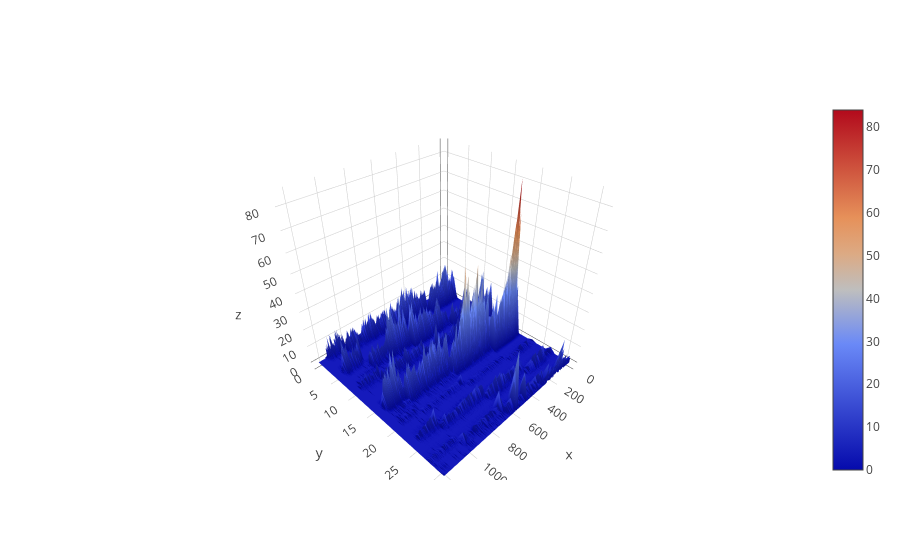

The cell this chart's notebook holds for it:
### Code cell
iplot([go.Surface(z=v)])

### Figure 1 — Plotly figure (JSON) as saved in the notebook; plotly's stock layout.template omitted (floating-point values rounded to 4 significant figures; data arrays with more than 128 entries replaced by an {"elided": "..."} marker saying what was removed)
{"data": [{"type": "surface", "uid": "49ca27a8-da39-11e8-866f-409f383a0802", "z": {"elided": "32x1228 int values"}}], "layout": {}}
